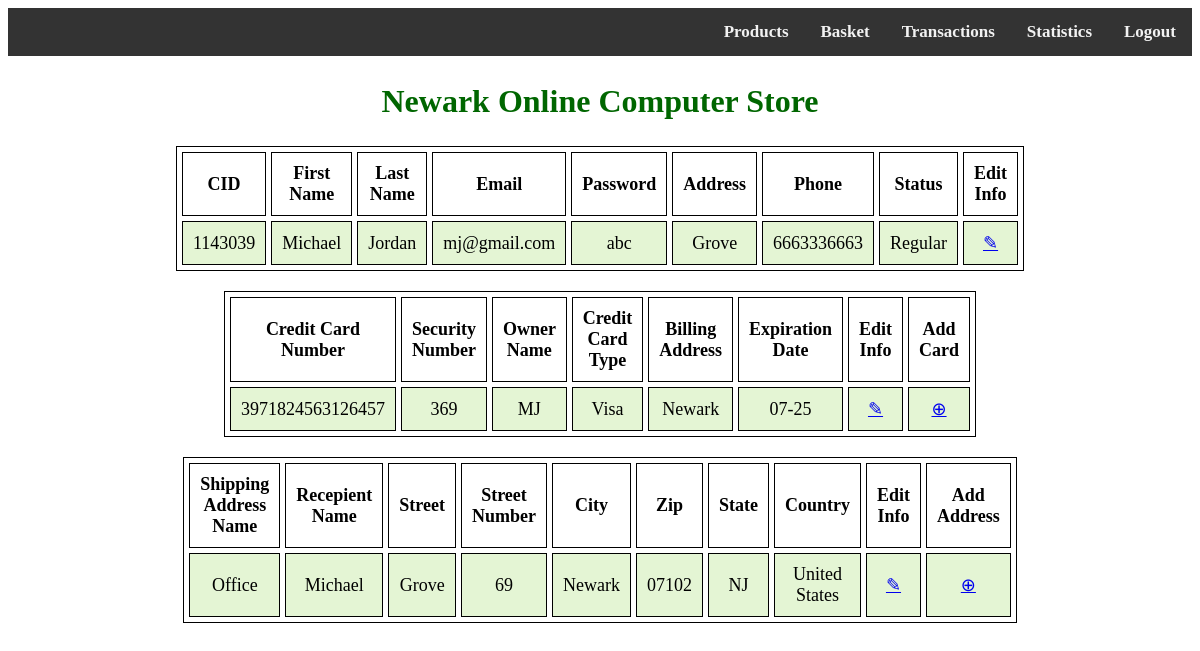
The app's page /views/dashboard.php (signed in) with its own data.
### tables this page shows
CREATE TABLE `customer` (
  `CID` int(10) NOT NULL,
  `FName` varchar(20) NOT NULL,
  `LName` varchar(20) NOT NULL,
  `Email` varchar(50) NOT NULL,
  `Address` text NOT NULL,
  `Phone` varchar(10) NOT NULL,
  `Status` varchar(20) NOT NULL
);

CREATE TABLE `credit_card` (
  `CCNumber` varchar(16) NOT NULL,
  `SecNumber` int(3) NOT NULL,
  `OwnerName` varchar(50) NOT NULL,
  `CCType` varchar(20) NOT NULL,
  `BillAddress` text NOT NULL,
  `ExpDate` varchar(10) NOT NULL,
  `StoredCardCID` int(11) NOT NULL
);

CREATE TABLE `shipping_address` (
  `CID` int(10) NOT NULL,
  `SAName` varchar(30) NOT NULL,
  `RecepientName` varchar(50) NOT NULL,
  `Street` varchar(50) NOT NULL,
  `SNumber` varchar(20) NOT NULL,
  `City` varchar(30) NOT NULL,
  `Zip` varchar(10) NOT NULL,
  `State` varchar(30) NOT NULL,
  `Country` varchar(30) NOT NULL
);

### views/dashboard.php (the view, shortened to what this page needs)
<?php
$con = mysqli_connect("localhost","root","","onlinestore","3307");
$cid = $_SESSION['CID'];
$sql = "SELECT * FROM login WHERE UID = '$cid' ORDER BY lname ASC ";
$sql1 = "SELECT * FROM customer WHERE CID = '$cid' ORDER BY lname ASC";
$sql2 = "SELECT * FROM credit_card WHERE StoredCardCID = '$cid'";
$sql3 = "SELECT * FROM shipping_address WHERE CID = '$cid' ORDER BY RecepientName ASC";
$result = mysqli_query($con,$sql);
$result1 = mysqli_query($con,$sql1);
$result2 = mysqli_query($con,$sql2);
$result3 = mysqli_query($con,$sql3);
?>
<!DOCTYPE html>
<html lang="en">
<head>
</head>
<body>
        <div class="topnav">
        <b><a href="logout.php">Logout</a>
        <a href="statistics.php">Statistics</a>
        <a href="transaction.php">Transactions</a>
        <a href="basket.php">Basket</a>
        <a href="products.php">Products</a></b>
        </div>
        <section>
        <h1>Newark Online Computer Store</h1>
        <table border="1" width="35%" cellspacing="5" cellpadding="5" style="margin-bottom: 20px">
            <tr>
                <th>CID</th>
                <th>First Name</th>
                <th>Last Name</th>
                <th>Email</th>
                <th>Password</th>
                <th>Address</th>
                <th>Phone</th>
                <th>Status</th>
                <th>Edit Info</th>
            </tr>
            <?php
                while(($rows = mysqli_fetch_assoc($result)) && ($rows1 = mysqli_fetch_assoc($result1)))
                {
             ?>
            <tr>
                <td><?php echo $rows['UID'];?></td>
                <td><?php echo $rows['FName'];?></td>
                <td><?php echo $rows['LName'];?></td>
                <td><?php echo $rows['Email'];?></td>
                <td><?php echo $rows['Password'];?></td>
                <td><?php echo $rows1['Address'];?></td>
                <td><?php echo $rows1['Phone'];?></td>
                <td><?php echo $rows1['Status'];?></td>
                <td><a href="editCustInfo.php">&#9998</a></td>
            </tr>
        </table>
            <?php
                }
             ?>
            <table border="1" width="35%" cellspacing="5" cellpadding="5" style="margin-bottom: 20px">
            <tr>
                <th>Credit Card Number</th>
                <th>Security Number</th>
                <th>Owner Name</th>
                <th>Credit Card Type</th>
                <th>Billing Address</th>
                <th>Expiration Date</th>
                <th>Edit Info</th>
                <th>Add Card</th>
            </tr>
            <?php
                while($rows2 = mysqli_fetch_assoc($result2))
                {
             ?>
             <tr>
                <td><?php echo $rows2['CCNumber'];?></td>
                <td><?php echo $rows2['SecNumber'];?></td>
                <td><?php echo $rows2['OwnerName'];?></td>
                <td><?php echo $rows2['CCType'];?></td>
                <td><?php echo $rows2['BillAddress'];?></td>
                <td><?php echo $rows2['ExpDate'];?></td>
                <td><a href="editCCard.php?id=<?php echo $rows2['CCNumber'];?>">&#9998</a></td>
                <td><a href="addCCard.php">&#8853</a></td>
            </tr>
        <?php
                }
             ?>
        </table>
        <table border="1" width="35%" cellspacing="5" cellpadding="5">
            <tr>
                <th>Shipping Address Name</th>
                <th>Recepient Name</th>
                <th>Street</th>
                <th>Street Number</th>
                <th>City</th>
                <th>Zip</th>
                <th>State</th>
                <th>Country</th>
                <th>Edit Info</th>
                <th>Add Address</th>
            </tr>
             <?php
                while($rows3 = mysqli_fetch_assoc($result3))
                {
             ?>
             <tr>
                <td><?php echo $rows3['SAName'];?></td>
                <td><?php echo $rows3['RecepientName'];?></td>
                <td><?php echo $rows3['Street'];?></td>
                <td><?php echo $rows3['SNumber'];?></td>
                <td><?php echo $rows3['City'];?></td>
                <td><?php echo $rows3['Zip'];?></td>
                <td><?php echo $rows3['State'];?></td>
                <td><?php echo $rows3['Country'];?></td>
                <td><a href="editSAddr.php?id=<?php echo $rows3['SAName'];?>"">&#9998</a></td>
                <td><a href="addSAddr.php">&#8853</a></td>
            </tr>
            <?php
                }
             ?>
        </table>
    </section>
</body>
</html>

### views/dashboard.php (style rules this page uses)
table { margin: 0 auto; font-size: large; border: 1px solid black; }
h1 { text-align: center; color: #006600; font-size: xx-large; font-family: 'Gill Sans', 'Gill Sans MT', ' Calibri', 'Trebuchet MS', 'sans-serif'; }
td { background-color: #E4F5D4; border: 1px solid black; }
th, td { font-weight: bold; border: 1px solid black; padding: 10px; text-align: center; }
td { font-weight: lighter; }
.topnav { background-color: #333; overflow: hidden; }
.topnav a { float: right; color: #f2f2f2; text-align: center; padding: 14px 16px; text-decoration: none; font-size: 17px; }

### records on screen
customer: Address "Grove", Phone "6663336663", Status "Regular"
credit_card: CCNumber "3971824563126457", SecNumber "369", OwnerName "MJ", CCType "Visa", BillAddress "Newark", ExpDate "07-25"
shipping_address: SAName "Office", RecepientName "Michael", Street "Grove", SNumber "69", City "Newark", Zip "07102", State "NJ", Country "United States"

### other values on screen
$rows['UID'] "1143039"
$rows['FName'] "Michael"
$rows['LName'] "Jordan"
$rows['Email'] "mj@gmail.com"
$rows['Password'] "abc"
